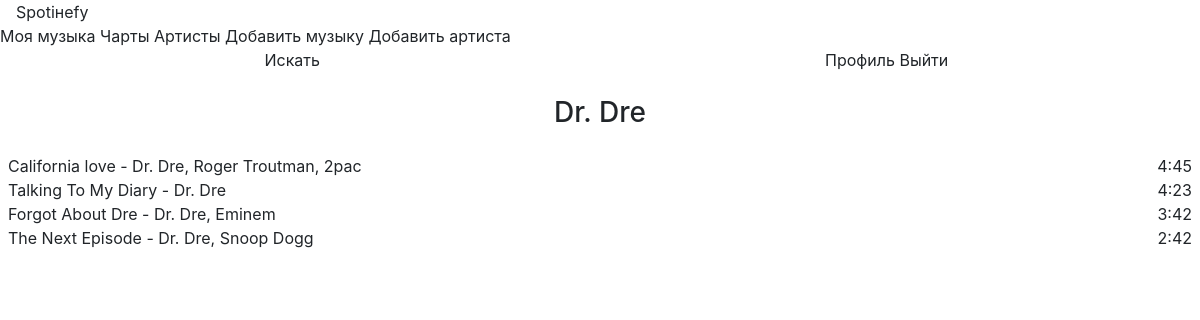
Screenshot of /artist/1 with the database file from the repository.
### data/authors.py (models this page shows)
class Author(SqlAlchemyBase):
    __tablename__ = 'authors'
    id = sqlalchemy.Column(sqlalchemy.Integer,
                           primary_key=True, autoincrement=True)
    name = sqlalchemy.Column(sqlalchemy.String, nullable=True)
    songs = orm.relationship("Song", secondary="links")

### data/songs.py (models this page shows)
class Song(SqlAlchemyBase):
    __tablename__ = 'songs'
    id = sqlalchemy.Column(sqlalchemy.Integer,
                           primary_key=True, autoincrement=True)
    name = sqlalchemy.Column(sqlalchemy.String, nullable=True)
    duration = sqlalchemy.Column(sqlalchemy.Integer)
    clip = sqlalchemy.Column(sqlalchemy.String, nullable=True)
    year = sqlalchemy.Column(sqlalchemy.Integer)
    authors = orm.relationship("Author", secondary="links")

### main.py (the view)
@app.route('/artist/<id>', methods=["POST", "GET"])
def give_artist(id):
    author = db_sess.query(Author).filter(Author.id == id).first()
    songs = []
    song_ids = list(db_sess.query(Link).filter(Link.author_id == id).all())
    song_ids = list(map(lambda x: x.song_id, song_ids))
    for i in range(len(song_ids)):
        songs.append(db_sess.query(Song).filter(Song.id == song_ids[i]).first())
    print(songs)
    for i in range(len(songs)):
        songs[i] = (", ".join(
            map(
                lambda x: x.name,
                db_sess.query(Author).filter(
                    Author.id.in_(json.loads(get_song_data(songs[i].id))["authors"])
                ),
            )
        ), songs[i])
    return render_template("give_artist.html", author=author, songs=songs)

### main.py (called while the page is built)
@app.route("/get-song-data/<id>")
def get_song_data(id):
    res = {}
    song = db_sess.query(Song).filter(Song.id == id).first()
    res["authors"] = list(
        map(lambda x: x.author_id, db_sess.query(Link).filter(Link.song_id == id))
    )
    res["year"] = song.year
    res["duration"] = song.duration
    res["name"] = song.name
    return json.dumps(res)

### templates/give_artist.html (shortened to what this page needs)
{% extends "base.html" %} {% block content %}
<div class = "search">
  <div style="display: flex">
    <div class="artist">
        <h3 align="center">{{author.name}}</h3>
    </div>
  </div>
  <b-list-group>
    {% for song in songs: %}
    <b-list-group-item class="d-flex align-items-center"  href="/share-song/{{song[1].id}}">
      <span class="mr-auto">{{song[1].name}} - {{song[0]}}</song></span>
      <b-badge variant="danger">{{song[1].duration // 60}}:{{song[1].duration % 60}}</b-badge>
    </b-list-group-item>
    {% endfor %}
  </b-list-group>
</div>
{% endblock %}

### static/css/style.css (style rules this page uses)
.artist { margin-left: auto !important; margin-right: auto !important; }
.artist { margin: 1rem; }
.search { margin: 0.5rem; }

### rows the page displays
Author: name "Dr. Dre", name "Talking To My Diary", duration "4", song[1].duration%60 "23"
Song: name "California love", song "Dr. Dre, Roger Troutman, 2pac", duration "4", song[1].duration%60 "45"
Song: name "Forgot About Dre", song "Dr. Dre, Eminem", duration "3", song[1].duration%60 "42"
Song: name "The Next Episode", song "Dr. Dre, Snoop Dogg", duration "2", song[1].duration%60 "42"
